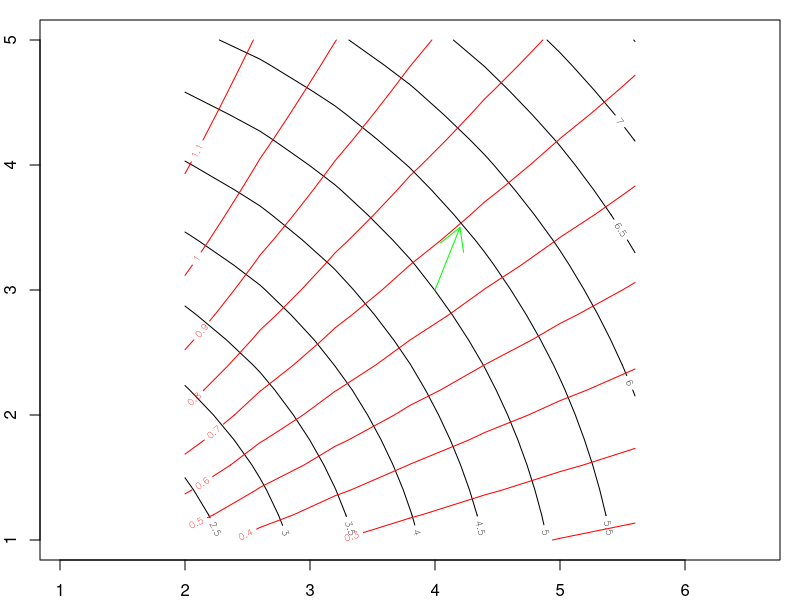
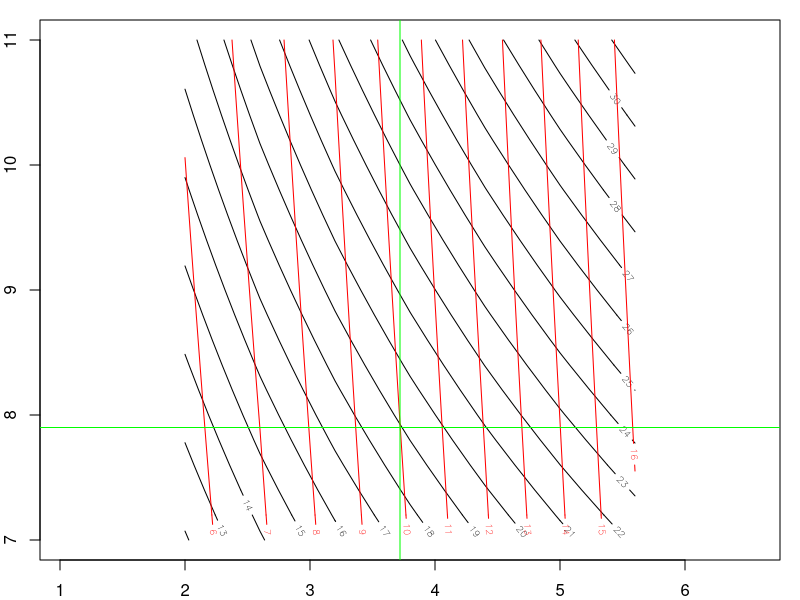

Write R code to recreate these figures, in order.
#Math 23 Script 3.3C-InverseFunction.R

#Last modified November 9, 2014 by Paul Bamberg

#install.packages("numDeriv")
library(numDeriv)     #for the Jacobian function

#Topic 1 - A parametrization function and its inverse
#Here is the well-known parametrization function for polar coordinates

paramF <- function(v) c(v[1]*cos(v[2]), v[1]*sin(v[2]))
paramF(c(5, 37*pi/180))   #Cartesian coordinates for r = 5, theta = 37 degrees

#In this case you can do algebra and find a formula for the inverse function
coordF <- function(v) c(sqrt(v[1]^2+v[2]^2),atan2(v[2],v[1]))
coordF(c(4,3))     #the angle comes out in radians
coordF(paramF(c(5, 37*pi/180)))    #the composition is the identity function
paramF(coordF(c(3, 4)))            #in either order

#The inverse function theorem lets us compute the derivative of the inverse function
#without having a formula for the function itself.
v0 <- c(5, atan(3/4)); v0    #a pair of polar coodinates
paramJ <- jacobian(paramF, v0); paramJ
invJ <- solve(paramJ); invJ
#To check, we can calculate the derivative of the inverse function
coordJ <- jacobian(coordF, c(4,3)); coordJ

#Topic 2 - Visualizing coordinates by means of a contour plot

#It is enlightening to do a contour plot for both coordinate functions
par(mar=(c(2,2,1,1)))   #small margins maximize graphing space
r <- function(v) sqrt(v[1]^2+v[2]^2) #first polar coordinate
r(c(4,3))                          #check that it works
#Define a range of values for x and y
x <- seq(from = 2, to = 6, by = 0.6)
y <- seq(from = 1, to = 5, by = 0.2)
#Make a table of all pairs of values
pairs <- expand.grid(x,y)  #a list of all pairs of values
#Apply the function to each pair of values to make a matrix of values
z <- matrix(apply(pairs,1,r),length(x)) 
contour( x, y, z, asp = 1)    #shows contour lines

#Now do the same for the second polar coordinate function
theta <- function(v) atan2(v[2],v[1]) #second polar coordinate
theta(c(4,3))                          #check that it works
#Apply the function to each pair of values to make a matrix of values
z <- matrix(apply(pairs,1,theta),length(x)) 
contour( x, y, z, asp = 1, add = TRUE, col = "red")    #shows contour lines

#Consider a point and an increment vector
v0 <- c(4,3); h <- c(0.2,0.5)
arrows(v0[1], v0[2], v0[1]+h[1], v0[2]+h[2], col = "green")
#The derivative of the inverse function lets us compute
#the best affine approximation to the polar coordinates of v0+h.
coordF(v0) + coordJ%*%h   #checks against the contour lines

#Topic 3 - An example that is economic, not geometric
#This is sample problem 7.
f <- function(v) c(v[1] +sqrt(v[1])*v[2], v[1]^1.5 + sqrt(v[2]))
f(c(4,9))   #it works: H(appiness)=22, Cost= 11

#Define a range of values for x and y
x <- seq(from = 2, to = 6, by = 0.6)
y <- seq(from = 7, to = 11, by = 0.2)
#Make a table of all pairs of values
pairs <- expand.grid(x,y)  #a list of all pairs of values
#Apply the happiness function to each pair of values to make a matrix of values
H <- function(v) f(v)[1]
z <- matrix(apply(pairs,1,H),length(x)) #apply the happiness function
contour( x, y, z, asp = 1, nlevels = 20)    #shows contour lines

#Now do the same for the cost function
C <- function(v) f(v)[2]
z <- matrix(apply(pairs,1,C),length(x)) 
contour( x, y, z, asp = 1, add = TRUE, col = "red")    #shows contour lines
#In general the contour lines do not cross at right angles.
#If they were parallel, we would have a serious problem!
#That is the case where the Jacobian matrix is not invertible.

#The challenge in the problem is to make H = 19, C = 10
#We can read a pretty good approximation off the contour plot
abline(h = 7.9, col = "green")
abline(v = 3.72, col = "green")
#This approximation could then be improved by using Newton's method.

#Alternatively, we can calculate the derivative of the inverse function
#even though we cannot write a formula for the inverse function.
fJ <- jacobian(f, c(4,9));fJ
fInvJ <- solve(fJ); fInvJ
increment <- c(-3,-1)    #happiness 22->19 , cost 11->10
c(4,9)+fInvJ%*%increment #close to what we read off the contour plot

#For more than two variables the Jacobian matrix approach still works,
#even though we can no longer make and interpret a contour plot.
